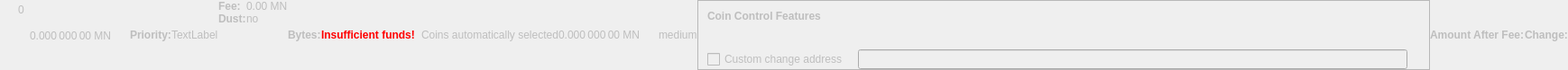
    <widget class="QWidget" name="dummyHideWidget" native="true">
     <property name="enabled">
      <bool>false</bool>
     </property>
     <property name="maximumSize">
      <size>
       <width>100</width>
       <height>22</height>
      </size>
     </property>
     <layout class="QHBoxLayout" name="dummyHideLayout">
      <property name="spacing">
       <number>0</number>
      </property>
      <property name="margin">
       <number>0</number>
      </property>
      <item>
       <layout class="QFormLayout" name="formLayoutCoinControl1">
        <property name="horizontalSpacing">
         <number>10</number>
        </property>
        <property name="verticalSpacing">
         <number>14</number>
        </property>
        <property name="leftMargin">
         <number>10</number>
        </property>
        <property name="topMargin">
         <number>4</number>
        </property>
        <property name="rightMargin">
         <number>6</number>
        </property>
        <item row="0" column="1">
         <widget class="QLabel" name="labelCoinControlBytes">
          <property name="cursor">
           <cursorShape>IBeamCursor</cursorShape>
          </property>
          <property name="contextMenuPolicy">
           <enum>Qt::ActionsContextMenu</enum>
          </property>
          <property name="text">
           <string notr="true">0</string>
          </property>
          <property name="textInteractionFlags">
           <set>Qt::LinksAccessibleByMouse|Qt::TextSelectableByKeyboard|Qt::TextSelectableByMouse</set>
          </property>
         </widget>
        </item>
       </layout>
      </item>
      <item>
       <widget class="QLabel" name="labelCoinControlAfterFee">
        <property name="enabled">
         <bool>false</bool>
        </property>
        <property name="sizePolicy">
         <sizepolicy hsizetype="Fixed" vsizetype="Fixed">
          <horstretch>0</horstretch>
          <verstretch>0</verstretch>
         </sizepolicy>
        </property>
        <property name="minimumSize">
         <size>
          <width>111</width>
          <height>12</height>
         </size>
        </property>
        <property name="maximumSize">
         <size>
          <width>111</width>
          <height>12</height>
         </size>
        </property>
        <property name="cursor">
         <cursorShape>IBeamCursor</cursorShape>
        </property>
        <property name="contextMenuPolicy">
         <enum>Qt::ActionsContextMenu</enum>
        </property>
        <property name="text">
         <string notr="true">0.000 000 00 MN</string>
        </property>
        <property name="textInteractionFlags">
         <set>Qt::LinksAccessibleByMouse|Qt::TextSelectableByKeyboard|Qt::TextSelectableByMouse</set>
        </property>
       </widget>
      </item>
      <item>
       <widget class="QLabel" name="labelCoinControlPriorityText">
        <property name="enabled">
         <bool>false</bool>
        </property>
        <property name="font">
         <font>
          <weight>75</weight>
          <bold>true</bold>
         </font>
        </property>
        <property name="text">
         <string>Priority:</string>
        </property>
       </widget>
      </item>
      <item>
       <layout class="QHBoxLayout" name="horizontalLayout">
        <item>
         <widget class="QLabel" name="WarningLabel">
          <property name="text">
           <string>TextLabel</string>
          </property>
         </widget>
        </item>
       </layout>
      </item>
      <item>
       <layout class="QFormLayout" name="formLayoutCoinControl3">
        <property name="horizontalSpacing">
         <number>0</number>
        </property>
        <property name="verticalSpacing">
         <number>0</number>
        </property>
        <property name="leftMargin">
         <number>0</number>
        </property>
        <property name="topMargin">
         <number>0</number>
        </property>
        <property name="rightMargin">
         <number>0</number>
        </property>
        <item row="0" column="0">
         <widget class="QLabel" name="labelCoinControlFeeText">
          <property name="enabled">
           <bool>false</bool>
          </property>
          <property name="font">
           <font>
            <weight>75</weight>
            <bold>true</bold>
           </font>
          </property>
          <property name="text">
           <string>Fee:</string>
          </property>
          <property name="margin">
           <number>0</number>
          </property>
         </widget>
        </item>
        <item row="0" column="1">
         <widget class="QLabel" name="labelCoinControlFee">
          <property name="enabled">
           <bool>false</bool>
          </property>
          <property name="cursor">
           <cursorShape>IBeamCursor</cursorShape>
          </property>
          <property name="contextMenuPolicy">
           <enum>Qt::ActionsContextMenu</enum>
          </property>
          <property name="text">
           <string notr="true">0.00 MN</string>
          </property>
          <property name="textInteractionFlags">
           <set>Qt::LinksAccessibleByMouse|Qt::TextSelectableByKeyboard|Qt::TextSelectableByMouse</set>
          </property>
         </widget>
        </item>
        <item row="1" column="0">
         <widget class="QLabel" name="labelCoinControlLowOutputText">
          <property name="enabled">
           <bool>false</bool>
          </property>
          <property name="font">
           <font>
            <weight>75</weight>
            <bold>true</bold>
           </font>
          </property>
          <property name="text">
           <string>Dust:</string>
          </property>
         </widget>
        </item>
        <item row="1" column="1">
         <widget class="QLabel" name="labelCoinControlLowOutput">
          <property name="enabled">
           <bool>false</bool>
          </property>
          <property name="cursor">
           <cursorShape>IBeamCursor</cursorShape>
          </property>
          <property name="contextMenuPolicy">
           <enum>Qt::ActionsContextMenu</enum>
          </property>
          <property name="text">
           <string>no</string>
          </property>
          <property name="textInteractionFlags">
           <set>Qt::LinksAccessibleByMouse|Qt::TextSelectableByKeyboard|Qt::TextSelectableByMouse</set>
          </property>
         </widget>
        </item>
       </layout>
      </item>
      <item>
       <widget class="QLabel" name="labelCoinControlBytesText">
        <property name="enabled">
         <bool>false</bool>
        </property>
        <property name="font">
         <font>
          <weight>75</weight>
          <bold>true</bold>
         </font>
        </property>
        <property name="text">
         <string>Bytes:</string>
        </property>
       </widget>
      </item>
      <item>
       <layout class="QFormLayout" name="formLayoutCoinControl2">
        <property name="horizontalSpacing">
         <number>0</number>
        </property>
        <property name="verticalSpacing">
         <number>0</number>
        </property>
        <property name="leftMargin">
         <number>0</number>
        </property>
        <property name="topMargin">
         <number>0</number>
        </property>
        <property name="rightMargin">
         <number>0</number>
        </property>
       </layout>
      </item>
      <item>
       <layout class="QHBoxLayout" name="horizontalLayoutCoinControl2">
        <property name="spacing">
         <number>0</number>
        </property>
        <property name="bottomMargin">
         <number>0</number>
        </property>
       </layout>
      </item>
      <item>
       <widget class="QLabel" name="labelCoinControlInsuffFunds">
        <property name="enabled">
         <bool>false</bool>
        </property>
        <property name="minimumSize">
         <size>
          <width>0</width>
          <height>0</height>
         </size>
        </property>
        <property name="font">
         <font>
          <weight>75</weight>
          <bold>true</bold>
         </font>
        </property>
        <property name="styleSheet">
         <string notr="true">color:red;font-weight:bold;</string>
        </property>
        <property name="text">
         <string>Insufficient funds!</string>
        </property>
        <property name="margin">
         <number>5</number>
        </property>
       </widget>
      </item>
      <item>
       <layout class="QFormLayout" name="formLayoutCoinControl4">
        <property name="horizontalSpacing">
         <number>0</number>
        </property>
        <property name="verticalSpacing">
         <number>0</number>
        </property>
        <property name="leftMargin">
         <number>0</number>
        </property>
        <property name="topMargin">
         <number>0</number>
        </property>
        <property name="rightMargin">
         <number>0</number>
        </property>
       </layout>
      </item>
      <item>
       <widget class="QLabel" name="labelCoinControlChangeLabel">
        <property name="enabled">
         <bool>false</bool>
        </property>
        <property name="sizePolicy">
         <sizepolicy hsizetype="Preferred" vsizetype="Expanding">
          <horstretch>0</horstretch>
          <verstretch>0</verstretch>
         </sizepolicy>
        </property>
        <property name="minimumSize">
         <size>
          <width>0</width>
          <height>0</height>
         </size>
        </property>
        <property name="text">
         <string/>
        </property>
        <property name="margin">
         <number>3</number>
        </property>
       </widget>
      </item>
      <item>
       <widget class="QLabel" name="labelCoinControlAutomaticallySelected">
        <property name="enabled">
         <bool>false</bool>
        </property>
        <property name="sizePolicy">
         <sizepolicy hsizetype="Fixed" vsizetype="Fixed">
          <horstretch>0</horstretch>
          <verstretch>0</verstretch>
         </sizepolicy>
        </property>
        <property name="minimumSize">
         <size>
          <width>0</width>
          <height>0</height>
         </size>
        </property>
        <property name="maximumSize">
         <size>
          <width>240</width>
          <height>16777215</height>
         </size>
        </property>
        <property name="text">
         <string>Coins automatically selected</string>
        </property>
        <property name="margin">
         <number>5</number>
        </property>
       </widget>
      </item>
      <item>
       <widget class="QLabel" name="labelCoinControlChange">
        <property name="enabled">
         <bool>false</bool>
        </property>
        <property name="sizePolicy">
         <sizepolicy hsizetype="Fixed" vsizetype="Fixed">
          <horstretch>0</horstretch>
          <verstretch>0</verstretch>
         </sizepolicy>
        </property>
        <property name="minimumSize">
         <size>
          <width>111</width>
          <height>0</height>
         </size>
        </property>
        <property name="maximumSize">
         <size>
          <width>111</width>
          <height>16777215</height>
         </size>
        </property>
        <property name="cursor">
         <cursorShape>IBeamCursor</cursorShape>
        </property>
        <property name="contextMenuPolicy">
         <enum>Qt::ActionsContextMenu</enum>
        </property>
        <property name="text">
         <string notr="true">0.000 000 00 MN</string>
        </property>
        <property name="textInteractionFlags">
         <set>Qt::LinksAccessibleByMouse|Qt::TextSelectableByKeyboard|Qt::TextSelectableByMouse</set>
        </property>
       </widget>
      </item>
      <item>
       <widget class="QLabel" name="labelCoinControlPriority">
        <property name="enabled">
         <bool>false</bool>
        </property>
        <property name="cursor">
         <cursorShape>IBeamCursor</cursorShape>
        </property>
        <property name="contextMenuPolicy">
         <enum>Qt::ActionsContextMenu</enum>
        </property>
        <property name="text">
         <string>medium</string>
        </property>
        <property name="textInteractionFlags">
         <set>Qt::LinksAccessibleByMouse|Qt::TextSelectableByKeyboard|Qt::TextSelectableByMouse</set>
        </property>
       </widget>
      </item>
      <item>
       <widget class="QFrame" name="frameCoinControl">
        <property name="sizePolicy">
         <sizepolicy hsizetype="Expanding" vsizetype="Expanding">
          <horstretch>0</horstretch>
          <verstretch>0</verstretch>
         </sizepolicy>
        </property>
        <property name="maximumSize">
         <size>
          <width>16777215</width>
          <height>16777215</height>
         </size>
        </property>
        <property name="frameShape">
         <enum>QFrame::StyledPanel</enum>
        </property>
        <property name="frameShadow">
         <enum>QFrame::Sunken</enum>
        </property>
        <layout class="QVBoxLayout" name="verticalLayoutCoinControl2_2">
         <property name="spacing">
          <number>0</number>
         </property>
         <property name="margin">
          <number>0</number>
         </property>
         <item>
          <layout class="QVBoxLayout" name="verticalLayoutCoinControl" stretch="0,0,0,1">
           <property name="spacing">
            <number>0</number>
           </property>
           <property name="leftMargin">
            <number>10</number>
           </property>
           <property name="topMargin">
            <number>10</number>
           </property>
           <item>
            <layout class="QHBoxLayout" name="horizontalLayoutCoinControl1">
             <property name="bottomMargin">
              <number>15</number>
             </property>
             <item>
              <widget class="QLabel" name="labelCoinControlFeatures">
               <property name="enabled">
                <bool>false</bool>
               </property>
               <property name="sizePolicy">
                <sizepolicy hsizetype="Preferred" vsizetype="Maximum">
                 <horstretch>0</horstretch>
                 <verstretch>0</verstretch>
                </sizepolicy>
               </property>
               <property name="font">
                <font>
                 <weight>75</weight>
                 <bold>true</bold>
                </font>
               </property>
               <property name="styleSheet">
                <string notr="true">font-weight:bold;</string>
               </property>
               <property name="text">
                <string>Coin Control Features</string>
               </property>
              </widget>
             </item>
            </layout>
           </item>
           <item>
            <widget class="QWidget" name="widgetCoinControl" native="true">
             <property name="sizePolicy">
              <sizepolicy hsizetype="Preferred" vsizetype="Preferred">
               <horstretch>0</horstretch>
               <verstretch>0</verstretch>
              </sizepolicy>
             </property>
             <property name="minimumSize">
              <size>
               <width>0</width>
               <height>0</height>
              </size>
             </property>
             <property name="styleSheet">
              <string notr="true"/>
             </property>
             <layout class="QHBoxLayout" name="horizontalLayoutCoinControl5_2">
              <property name="margin">
               <number>0</number>
              </property>
              <item>
               <layout class="QHBoxLayout" name="horizontalLayoutCoinControl3">
                <property name="spacing">
                 <number>20</number>
                </property>
                <property name="topMargin">
                 <number>0</number>
                </property>
                <property name="bottomMargin">
                 <number>10</number>
                </property>
               </layout>
              </item>
             </layout>
            </widget>
           </item>
           <item>
            <layout class="QHBoxLayout" name="horizontalLayoutCoinControl4" stretch="0,0,0">
             <property name="spacing">
              <number>12</number>
             </property>
             <property name="sizeConstraint">
              <enum>QLayout::SetDefaultConstraint</enum>
             </property>
             <property name="topMargin">
              <number>5</number>
             </property>
             <property name="rightMargin">
              <number>5</number>
             </property>
             <item>
              <widget class="QCheckBox" name="checkBoxCoinControlChange">
               <property name="enabled">
                <bool>false</bool>
               </property>
               <property name="toolTip">
                <string>If this is activated, but the change address is empty or invalid, change will be sent to a newly generated address.</string>
               </property>
               <property name="text">
                <string>Custom change address</string>
               </property>
              </widget>
             </item>
             <item>
              <widget class="QValidatedLineEdit" name="lineEditCoinControlChange">
               <property name="enabled">
                <bool>false</bool>
               </property>
               <property name="sizePolicy">
                <sizepolicy hsizetype="Expanding" vsizetype="Fixed">
                 <horstretch>0</horstretch>
                 <verstretch>0</verstretch>
                </sizepolicy>
               </property>
              </widget>
             </item>
             <item>
              <widget class="QLabel" name="labelCoinControlChangeLabel_2">
               <property name="sizePolicy">
                <sizepolicy hsizetype="Preferred" vsizetype="Expanding">
                 <horstretch>0</horstretch>
                 <verstretch>0</verstretch>
                </sizepolicy>
               </property>
               <property name="minimumSize">
                <size>
                 <width>0</width>
                 <height>0</height>
                </size>
               </property>
               <property name="text">
                <string/>
               </property>
               <property name="margin">
                <number>3</number>
               </property>
              </widget>
             </item>
            </layout>
           </item>
           <item>
            <spacer name="verticalSpacerCoinControl">
             <property name="orientation">
              <enum>Qt::Vertical</enum>
             </property>
             <property name="sizeHint" stdset="0">
              <size>
               <width>800</width>
               <height>1</height>
              </size>
             </property>
            </spacer>
           </item>
          </layout>
         </item>
        </layout>
       </widget>
      </item>
      <item>
       <widget class="QLabel" name="labelCoinControlAfterFeeText">
        <property name="enabled">
         <bool>false</bool>
        </property>
        <property name="minimumSize">
         <size>
          <width>0</width>
          <height>0</height>
         </size>
        </property>
        <property name="maximumSize">
         <size>
          <width>16777215</width>
          <height>16777215</height>
         </size>
        </property>
        <property name="font">
         <font>
          <weight>75</weight>
          <bold>true</bold>
         </font>
        </property>
        <property name="text">
         <string>Amount After Fee:</string>
        </property>
        <property name="alignment">
         <set>Qt::AlignLeading|Qt::AlignLeft|Qt::AlignVCenter</set>
        </property>
        <property name="margin">
         <number>0</number>
        </property>
       </widget>
      </item>
      <item>
       <widget class="QLabel" name="labelCoinControlChangeText">
        <property name="enabled">
         <bool>false</bool>
        </property>
        <property name="sizePolicy">
         <sizepolicy hsizetype="Preferred" vsizetype="Preferred">
          <horstretch>0</horstretch>
          <verstretch>0</verstretch>
         </sizepolicy>
        </property>
        <property name="minimumSize">
         <size>
          <width>0</width>
          <height>0</height>
         </size>
        </property>
        <property name="maximumSize">
         <size>
          <width>16777215</width>
          <height>16777215</height>
         </size>
        </property>
        <property name="font">
         <font>
          <weight>75</weight>
          <bold>true</bold>
         </font>
        </property>
        <property name="text">
         <string>Change:</string>
        </property>
        <property name="alignment">
         <set>Qt::AlignLeading|Qt::AlignLeft|Qt::AlignVCenter</set>
        </property>
       </widget>
      </item>
     </layout>
    </widget>
